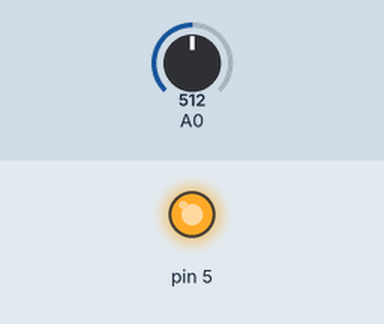
Simulated run of this sketch. Board: Arduino Uno, built with avr-gcc and run on an emulated ATmega328P. On the bench: output pins drawn as LEDs (lit = HIGH). The inputs (shaded band) are chosen by the test bench; at power-on: A0 = 512.

Above: at 1.24 s.
1.3 s: A0 set to 0
4.0 s: A0 set to 122
At 4.26 s:
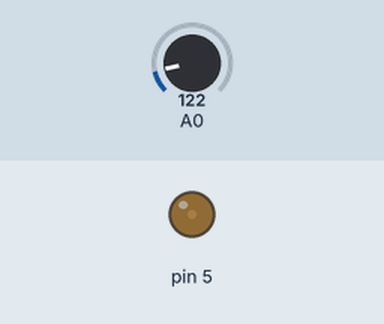
Timing chart, 0 to 13.0 s (numbered marks = the images above; inputs shaded):
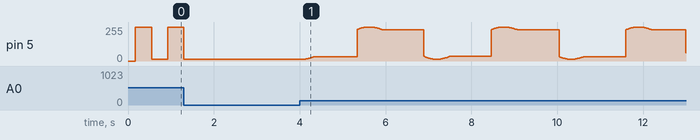

The sketch:

LFO.ino
```cpp
#include "Pins.h"

unsigned long lastTime;
double timeElapsed;

void setup()
{
	lastTime = millis();
	timeElapsed = 0;
}

void loop()
{
	unsigned long time = millis();

	double period = (analogRead(In::Analog::Speed) + 1) / 1024.0;

	timeElapsed += (time - lastTime) * period / 60.0;

	double lfo = sin(timeElapsed);

	int out = (int)((lfo * 0.5 + 0.5) * 242.0) + 14;
	analogWrite(Out::Analog::Lfo, out);

	lastTime = time;
}
```

Pins.h
```cpp
#include "Arduino.h"

#ifndef PINS_H
#define PINS_H

class In
{
    public:
    class Digital
    {
    public:
	};
    class Analog
    {
    public:
		static const byte Speed = 0;
    };
};

class Out
{
    public:
    class Digital
    {
    public:
    };
    class Analog
    {
    public:
		static const byte Lfo = 5;
    };
};

#endif
```
